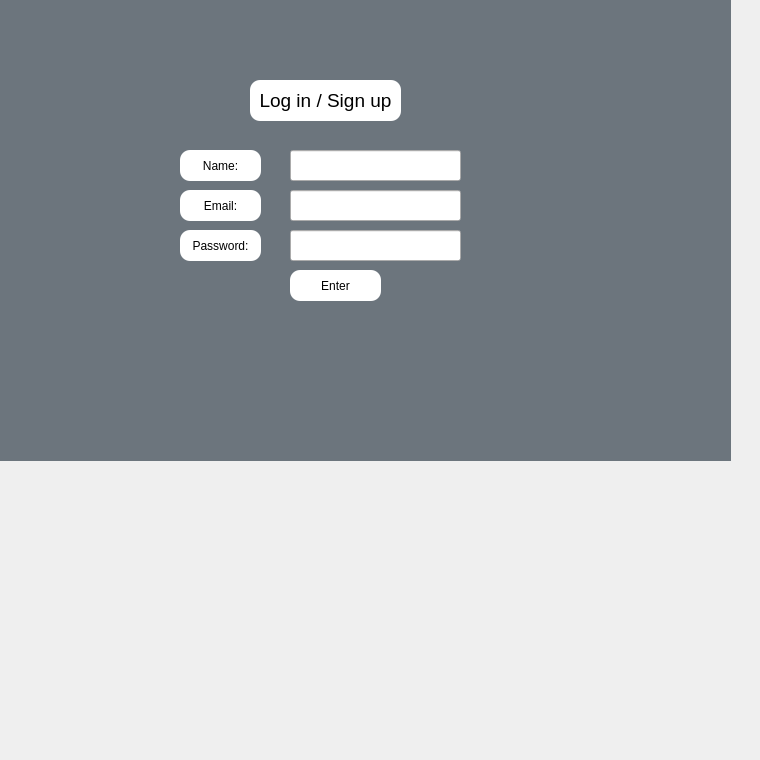
    <widget class="QWidget" name="log_page">
     <attribute name="title">
      <string>Page</string>
     </attribute>
     <widget class="QLabel" name="label">
      <property name="geometry">
       <rect>
        <x>250</x>
        <y>80</y>
        <width>151</width>
        <height>41</height>
       </rect>
      </property>
      <property name="font">
       <font>
        <pointsize>14</pointsize>
        <bold>false</bold>
       </font>
      </property>
      <property name="styleSheet">
       <string notr="true">    QLabel {
	background-color: rgb(255, 255, 255);
        border-radius: 10px;
        padding: 5px;
    }</string>
      </property>
      <property name="text">
       <string>Log in / Sign up</string>
      </property>
      <property name="alignment">
       <set>Qt::AlignCenter</set>
      </property>
     </widget>
     <widget class="QLabel" name="label_2">
      <property name="geometry">
       <rect>
        <x>180</x>
        <y>150</y>
        <width>81</width>
        <height>31</height>
       </rect>
      </property>
      <property name="styleSheet">
       <string notr="true">    QLabel {
	background-color: rgb(255, 255, 255);
        border-radius: 10px;
        padding: 5px;
    }</string>
      </property>
      <property name="text">
       <string>Name:</string>
      </property>
      <property name="alignment">
       <set>Qt::AlignCenter</set>
      </property>
     </widget>
     <widget class="QLabel" name="label_16">
      <property name="geometry">
       <rect>
        <x>180</x>
        <y>190</y>
        <width>81</width>
        <height>31</height>
       </rect>
      </property>
      <property name="styleSheet">
       <string notr="true">    QLabel {
	background-color: rgb(255, 255, 255);
        border-radius: 10px;
        padding: 5px;
    }</string>
      </property>
      <property name="text">
       <string>Email:</string>
      </property>
      <property name="alignment">
       <set>Qt::AlignCenter</set>
      </property>
     </widget>
     <widget class="QLabel" name="label_18">
      <property name="geometry">
       <rect>
        <x>180</x>
        <y>230</y>
        <width>81</width>
        <height>31</height>
       </rect>
      </property>
      <property name="styleSheet">
       <string notr="true">    QLabel {
	background-color: rgb(255, 255, 255);
        border-radius: 10px;
        padding: 5px;
    }</string>
      </property>
      <property name="text">
       <string>Password:</string>
      </property>
      <property name="alignment">
       <set>Qt::AlignCenter</set>
      </property>
     </widget>
     <widget class="QLineEdit" name="name_in">
      <property name="geometry">
       <rect>
        <x>290</x>
        <y>150</y>
        <width>171</width>
        <height>31</height>
       </rect>
      </property>
     </widget>
     <widget class="QLineEdit" name="email_in">
      <property name="geometry">
       <rect>
        <x>290</x>
        <y>190</y>
        <width>171</width>
        <height>31</height>
       </rect>
      </property>
     </widget>
     <widget class="QLabel" name="bg_log">
      <property name="geometry">
       <rect>
        <x>-20</x>
        <y>-290</y>
        <width>751</width>
        <height>751</height>
       </rect>
      </property>
      <property name="styleSheet">
       <string notr="true">/* Background: Light Mint, Text: Deep Charcoal */
background-color: #6C757D ;
color: #2C3E50;
</string>
      </property>
      <property name="text">
       <string/>
      </property>
     </widget>
     <widget class="QPushButton" name="logB">
      <property name="geometry">
       <rect>
        <x>290</x>
        <y>270</y>
        <width>91</width>
        <height>31</height>
       </rect>
      </property>
      <property name="styleSheet">
       <string notr="true">    QPushButton {
	background-color: rgb(255, 255, 255);
        border-radius: 10px;
        padding: 5px;
    }</string>
      </property>
      <property name="text">
       <string>Enter</string>
      </property>
     </widget>
     <widget class="QLineEdit" name="password_in">
      <property name="geometry">
       <rect>
        <x>290</x>
        <y>230</y>
        <width>171</width>
        <height>31</height>
       </rect>
      </property>
     </widget>
     <zorder>bg_log</zorder>
     <zorder>label</zorder>
     <zorder>label_2</zorder>
     <zorder>label_16</zorder>
     <zorder>label_18</zorder>
     <zorder>name_in</zorder>
     <zorder>email_in</zorder>
     <zorder>logB</zorder>
     <zorder>password_in</zorder>
    </widget>
